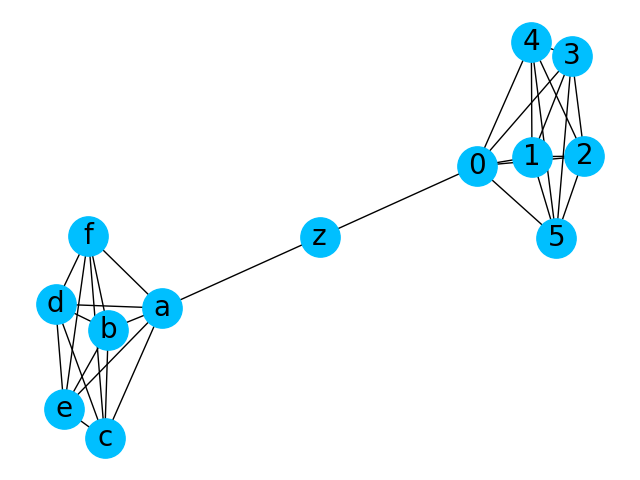

Here is the Python script that generated this plot:
""" p8_13.py """

import pprint

import matplotlib.pyplot as plt
import networkx as nx

G_a = nx.complete_graph(6)

G_b = nx.complete_graph(6)
G_b = nx.relabel_nodes(G_b, {0: 'a', 1: 'b', 2: 'c', 3: 'd', 4: 'e', 5: 'f'})

G_c = nx.from_edgelist([(0, 'z'), ('a', 'z')])
G = nx.compose_all([G_a, G_b, G_c])

pos = nx.spring_layout(G, seed=80586)
nx.draw(G, pos, with_labels=True, node_size=800, \
        font_size=20, node_color="deepskyblue")
# plt.show()
plt.savefig("p8_13.png")

dc = nx.degree_centrality(G)
bc = nx.betweenness_centrality(G)

print("degree centrality")
pprint.pprint(dc)
print("")
print('max: ', max(dc, key=dc.get), max(dc.values()))
print('min: ', min(dc, key=dc.get), min(dc.values()))

print("\n ---------- ")
print("betweenness centrality")
pprint.pprint(bc)
print("")
print('max: ', max(bc, key=bc.get), max(bc.values()))
print('min: ', min(bc, key=bc.get), min(bc.values()))
